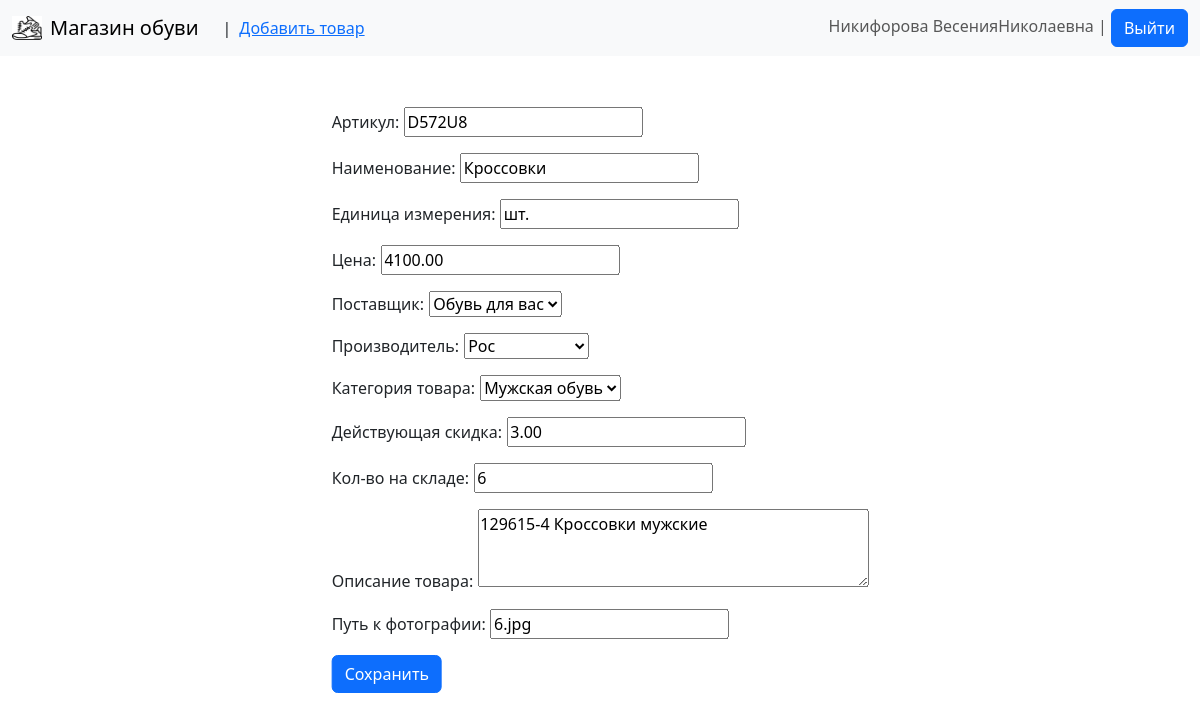
/product/6/edit/ (signed in), run on the app's committed database.
### products/models.py (models this page shows, shortened)
class User(AbstractUser):
    ROLE_CHOICES = [
        ('client', 'Авторизованный клиент'),
        ('manager', 'Менеджер'),
        ('admin', 'Администратор'),
    ]
    role = models.CharField(max_length=50, choices=ROLE_CHOICES, verbose_name='Роль')
    @property
    def is_admin_user(self):
        return self.role == 'Администратор'

class Product(models.Model):
    article = models.CharField(max_length=50, unique=True, verbose_name='Артикул')
    name = models.CharField(max_length=100, verbose_name='Наименование')
    unit_type = models.CharField(max_length=50, default='шт.', verbose_name='Единица измерения')
    price = models.DecimalField(max_digits=10, decimal_places=2, verbose_name='Цена')
    supplier = models.ForeignKey(Supplier, verbose_name='Поставщик', on_delete=models.PROTECT)
    manufacturer = models.ForeignKey(Manufacturer, verbose_name='Производитель', on_delete=models.PROTECT)
    category = models.ForeignKey(Category, verbose_name='Категория товара', on_delete=models.PROTECT)
    discount = models.DecimalField(max_digits=5, decimal_places=2, default=0, verbose_name='Действующая скидка')
    stock_quantity = models.IntegerField(verbose_name='Кол-во на складе')
    description = models.TextField(max_length=1024, verbose_name='Описание товара')
    photo = models.CharField(max_length=255, blank=True, null=True, verbose_name='Путь к фотографии')
    class Meta:
        db_table = 'product'
        managed = True
        verbose_name = 'Товар'
        verbose_name_plural = 'Товары'

class Supplier(models.Model):
    name = models.CharField(max_length=100, verbose_name='Название')
    class Meta:
        db_table = 'supplier'
        managed = True
        verbose_name = 'Поставщик'
        verbose_name_plural = 'Поставщики'
    def __str__(self):
        return self.name

class Manufacturer(models.Model):
    name = models.CharField(max_length=100, verbose_name='Название')
    class Meta:
        db_table = 'manufacturer'
        managed = True
        verbose_name = 'Производитель'
        verbose_name_plural = 'Производитеи'
    def __str__(self):
        return self.name

### products/views.py (the view)
# urls.py: path('product/<int:pk>/edit/', views.product_edit, name="product_edit"),
def product_edit(request, pk):
    if not request.user.is_admin_user:
        return redirect('products:product_list')
    product = get_object_or_404(Product, pk=pk)
    if request.method == 'POST':
        form = ProductForm(request.POST, instance=product)
        if form.is_valid():
            form.save()
            return redirect('products:product_list')
    else:
        form = ProductForm(instance=product)
    return render(request, 'products/product_form.html', {'form': form, 'title': 'Редактирование товара'})\

### products/forms.py
class ProductForm(forms.ModelForm):
    class Meta:
        model = Product
        fields = (
            'article',
            'name',
            'unit_type',
            'price',
            'supplier',
            'manufacturer',
            'category',
            'discount',
            'stock_quantity',
            'description',
            'photo')
        widgets = {
            'article' : forms.TextInput(),
            'name': forms.TextInput(),
            'unit_type': forms.TextInput(),
            'price': forms.NumberInput(attrs={'step': '0.01'}),
            'supplier': forms.Select(),
            'manufacturer': forms.Select(),
            'category': forms.Select(),
            'discount': forms.NumberInput(attrs = {'step': '0.01'}),
            'stock_quantity': forms.NumberInput(),
            'description': forms.Textarea(attrs = {'rows': 3}),
            'photo': forms.TextInput()
        }

### products/models.py (called while the page is built)
    def __str__(self):
        return self.name

### templates/products/product_form.html (shortened to what this page needs)
{% extends 'base.html' %}
{% block content %}
<form method="post" enctype="multipart/form-data" class="position-absolute top-50 start-50 translate-middle">
    {{ form.as_p }}
  <button type="submit" class="btn btn-primary">Сохранить</button>
</form>
{% endblock %}

### templates/base.html (shortened to what this page needs)
    {% load static %}
<!DOCTYPE html>
<html lang="en">
<head>
    <link href="https://cdn.jsdelivr.net/npm/bootstrap@5.3.8/dist/css/bootstrap.min.css" rel="stylesheet"
>
</head>
<body>
    <nav class="navbar navbar-expand-lg bg-body-tertiary">
        <div class="container-fluid d-flex justify-content-between">
            <div class="d-flex align-items-center gap-2">
                <img src="/static/products/Icon.JPG" width="30" height="24">
                <a class="navbar-brand" href="#">Магазин обуви</a>
                {% if user.is_admin_user%}
                | <a href="{% url 'products:product_add' %}">Добавить товар</a>
                {% endif %}
            </div>
            <div id="navbarText">
                <span class="navbar-text">
                    {% if user.is_authenticated%}
                    {{user.get_full_name}}
                    |
                    <form action="{% url 'logout' %}" method="post" class="list-inline-item"> {% csrf_token %}<button
                            type="submit" class="btn btn-primary">Выйти</button>
                    </form>
                    {% else %}
                    Гость
                    | <a href="{% url 'login' %}">Войти</a>
                    {% endif %}
                </span>
            </div>
        </div>
    </nav>
    <div class="container">
        {% block content %}
        {% endblock%}
    </div>
</body>
</html>

### data on the page
User: get_full_name "Никифорова ВесенияНиколаевна"
Product: article "D572U8", name "Кроссовки", unit_type "шт.", price "4100.00", supplier "Обувь для вас", manufacturer "Рос", category "Мужская обувь", discount "3.00", stock_quantity "6", description "129615-4 Кроссовки мужские", photo "6.jpg"
